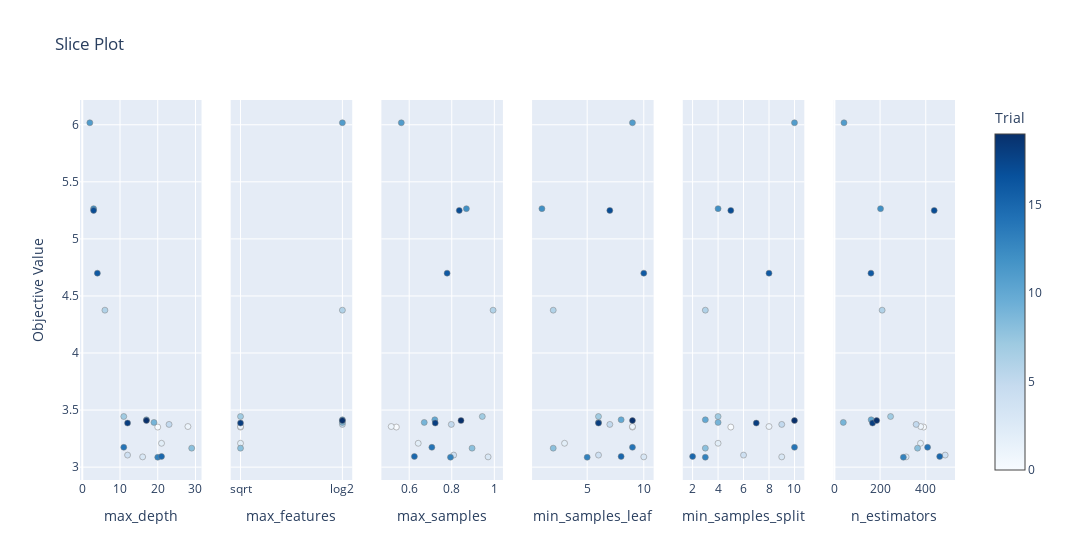

Notebook cell for this chart:
### Code cell
optuna.visualization.plot_slice(study)

### Figure 1 — Plotly figure (JSON) as saved in the notebook; plotly's stock layout.template omitted (floating-point values rounded to 4 significant figures)
{"data": [{"marker": {"color": [0, 1, 2, 3, 4, 5, 6, 7, 8, 9, 10, 11, 12, 13, 14, 15, 16, 17, 18, 19], "colorbar": {"title": {"text": "Trial"}, "x": 1, "xpad": 40}, "colorscale": [[0, "rgb(247,251,255)"], [0.125, "rgb(222,235,247)"], [0.25, "rgb(198,219,239)"], [0.375, "rgb(158,202,225)"], [0.5, "rgb(107,174,214)"], [0.625, "rgb(66,146,198)"], [0.75, "rgb(33,113,181)"], [0.875, "rgb(8,81,156)"], [1, "rgb(8,48,107)"]], "line": {"color": "Grey", "width": 0.5}, "showscale": true}, "mode": "markers", "name": "Feasible Trial", "showlegend": false, "type": "scatter", "x": [20, 28, 21, 16, 12, 23, 6, 11, 29, 19, 17, 2, 3, 20, 11, 21, 4, 3, 12, 17], "xaxis": "x", "y": [3.351, 3.356, 3.209, 3.09, 3.106, 3.374, 4.375, 3.444, 3.166, 3.392, 3.415, 6.018, 5.265, 3.087, 3.174, 3.093, 4.7, 5.249, 3.386, 3.408], "yaxis": "y"}, {"marker": {"color": [0, 1, 2, 3, 4, 5, 6, 7, 8, 9, 10, 11, 12, 13, 14, 15, 16, 17, 18, 19], "colorbar": {"title": {"text": "Trial"}, "x": 1, "xpad": 40}, "colorscale": [[0, "rgb(247,251,255)"], [0.125, "rgb(222,235,247)"], [0.25, "rgb(198,219,239)"], [0.375, "rgb(158,202,225)"], [0.5, "rgb(107,174,214)"], [0.625, "rgb(66,146,198)"], [0.75, "rgb(33,113,181)"], [0.875, "rgb(8,81,156)"], [1, "rgb(8,48,107)"]], "line": {"color": "Grey", "width": 0.5}, "showscale": false}, "mode": "markers", "name": "Feasible Trial", "showlegend": false, "type": "scatter", "x": ["sqrt", "sqrt", "sqrt", null, null, "log2", "log2", "sqrt", "sqrt", "log2", "log2", "log2", null, null, null, null, null, null, "sqrt", "log2"], "xaxis": "x2", "y": [3.351, 3.356, 3.209, 3.09, 3.106, 3.374, 4.375, 3.444, 3.166, 3.392, 3.415, 6.018, 5.265, 3.087, 3.174, 3.093, 4.7, 5.249, 3.386, 3.408], "yaxis": "y2"}, {"marker": {"color": [0, 1, 2, 3, 4, 5, 6, 7, 8, 9, 10, 11, 12, 13, 14, 15, 16, 17, 18, 19], "colorbar": {"title": {"text": "Trial"}, "x": 1, "xpad": 40}, "colorscale": [[0, "rgb(247,251,255)"], [0.125, "rgb(222,235,247)"], [0.25, "rgb(198,219,239)"], [0.375, "rgb(158,202,225)"], [0.5, "rgb(107,174,214)"], [0.625, "rgb(66,146,198)"], [0.75, "rgb(33,113,181)"], [0.875, "rgb(8,81,156)"], [1, "rgb(8,48,107)"]], "line": {"color": "Grey", "width": 0.5}, "showscale": false}, "mode": "markers", "name": "Feasible Trial", "showlegend": false, "type": "scatter", "x": [0.5397, 0.5156, 0.6424, 0.9707, 0.809, 0.7979, 0.9941, 0.9435, 0.8954, 0.6707, 0.7203, 0.563, 0.8687, 0.794, 0.7065, 0.6245, 0.7781, 0.8353, 0.7223, 0.8434], "xaxis": "x3", "y": [3.351, 3.356, 3.209, 3.09, 3.106, 3.374, 4.375, 3.444, 3.166, 3.392, 3.415, 6.018, 5.265, 3.087, 3.174, 3.093, 4.7, 5.249, 3.386, 3.408], "yaxis": "y3"}, {"marker": {"color": [0, 1, 2, 3, 4, 5, 6, 7, 8, 9, 10, 11, 12, 13, 14, 15, 16, 17, 18, 19], "colorbar": {"title": {"text": "Trial"}, "x": 1, "xpad": 40}, "colorscale": [[0, "rgb(247,251,255)"], [0.125, "rgb(222,235,247)"], [0.25, "rgb(198,219,239)"], [0.375, "rgb(158,202,225)"], [0.5, "rgb(107,174,214)"], [0.625, "rgb(66,146,198)"], [0.75, "rgb(33,113,181)"], [0.875, "rgb(8,81,156)"], [1, "rgb(8,48,107)"]], "line": {"color": "Grey", "width": 0.5}, "showscale": false}, "mode": "markers", "name": "Feasible Trial", "showlegend": false, "type": "scatter", "x": [9, 9, 3, 10, 6, 7, 2, 6, 2, 6, 8, 9, 1, 5, 9, 8, 10, 7, 6, 9], "xaxis": "x4", "y": [3.351, 3.356, 3.209, 3.09, 3.106, 3.374, 4.375, 3.444, 3.166, 3.392, 3.415, 6.018, 5.265, 3.087, 3.174, 3.093, 4.7, 5.249, 3.386, 3.408], "yaxis": "y4"}, {"marker": {"color": [0, 1, 2, 3, 4, 5, 6, 7, 8, 9, 10, 11, 12, 13, 14, 15, 16, 17, 18, 19], "colorbar": {"title": {"text": "Trial"}, "x": 1, "xpad": 40}, "colorscale": [[0, "rgb(247,251,255)"], [0.125, "rgb(222,235,247)"], [0.25, "rgb(198,219,239)"], [0.375, "rgb(158,202,225)"], [0.5, "rgb(107,174,214)"], [0.625, "rgb(66,146,198)"], [0.75, "rgb(33,113,181)"], [0.875, "rgb(8,81,156)"], [1, "rgb(8,48,107)"]], "line": {"color": "Grey", "width": 0.5}, "showscale": false}, "mode": "markers", "name": "Feasible Trial", "showlegend": false, "type": "scatter", "x": [5, 8, 4, 9, 6, 9, 3, 4, 3, 4, 3, 10, 4, 3, 10, 2, 8, 5, 7, 10], "xaxis": "x5", "y": [3.351, 3.356, 3.209, 3.09, 3.106, 3.374, 4.375, 3.444, 3.166, 3.392, 3.415, 6.018, 5.265, 3.087, 3.174, 3.093, 4.7, 5.249, 3.386, 3.408], "yaxis": "y5"}, {"marker": {"color": [0, 1, 2, 3, 4, 5, 6, 7, 8, 9, 10, 11, 12, 13, 14, 15, 16, 17, 18, 19], "colorbar": {"title": {"text": "Trial"}, "x": 1, "xpad": 40}, "colorscale": [[0, "rgb(247,251,255)"], [0.125, "rgb(222,235,247)"], [0.25, "rgb(198,219,239)"], [0.375, "rgb(158,202,225)"], [0.5, "rgb(107,174,214)"], [0.625, "rgb(66,146,198)"], [0.75, "rgb(33,113,181)"], [0.875, "rgb(8,81,156)"], [1, "rgb(8,48,107)"]], "line": {"color": "Grey", "width": 0.5}, "showscale": false}, "mode": "markers", "name": "Feasible Trial", "showlegend": false, "type": "scatter", "x": [391, 378, 377, 314, 485, 358, 209, 246, 364, 39, 161, 42, 202, 302, 408, 461, 160, 437, 167, 185], "xaxis": "x6", "y": [3.351, 3.356, 3.209, 3.09, 3.106, 3.374, 4.375, 3.444, 3.166, 3.392, 3.415, 6.018, 5.265, 3.087, 3.174, 3.093, 4.7, 5.249, 3.386, 3.408], "yaxis": "y6"}], "layout": {"title": {"text": "Slice Plot"}, "width": 1800, "xaxis": {"anchor": "y", "domain": [0, 0.1389], "title": {"text": "max_depth"}}, "xaxis2": {"anchor": "y2", "categoryarray": [null, "sqrt", "log2"], "categoryorder": "array", "domain": [0.1722, 0.3111], "title": {"text": "max_features"}, "type": "category"}, "xaxis3": {"anchor": "y3", "domain": [0.3444, 0.4833], "title": {"text": "max_samples"}}, "xaxis4": {"anchor": "y4", "domain": [0.5167, 0.6556], "title": {"text": "min_samples_leaf"}}, "xaxis5": {"anchor": "y5", "domain": [0.6889, 0.8278], "title": {"text": "min_samples_split"}}, "xaxis6": {"anchor": "y6", "domain": [0.8611, 1], "title": {"text": "n_estimators"}}, "yaxis": {"anchor": "x", "domain": [0, 1], "title": {"text": "Objective Value"}}, "yaxis2": {"anchor": "x2", "domain": [0, 1], "matches": "y", "showticklabels": false}, "yaxis3": {"anchor": "x3", "domain": [0, 1], "matches": "y", "showticklabels": false}, "yaxis4": {"anchor": "x4", "domain": [0, 1], "matches": "y", "showticklabels": false}, "yaxis5": {"anchor": "x5", "domain": [0, 1], "matches": "y", "showticklabels": false}, "yaxis6": {"anchor": "x6", "domain": [0, 1], "matches": "y", "showticklabels": false}}}
